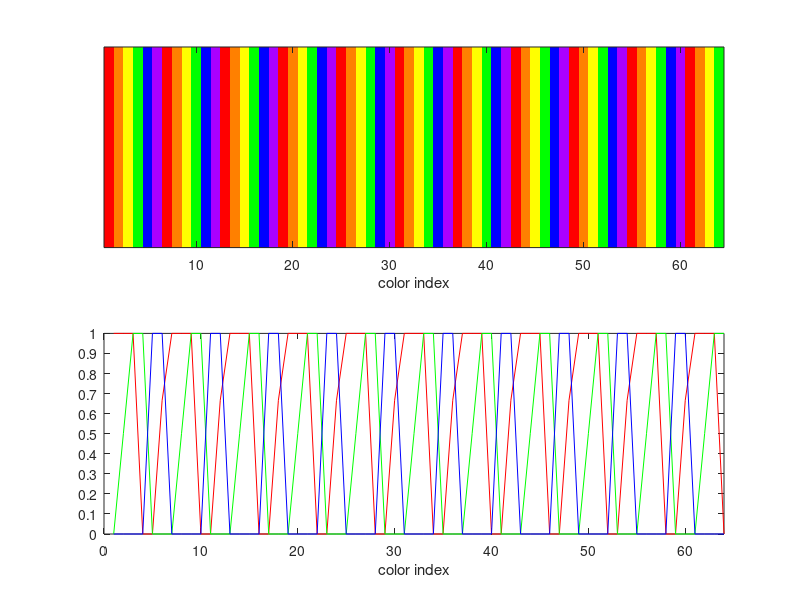

This chart was generated by the following MATLAB code:
clear all; close all; clc;
#cmap = jet; %[1 2 3]
%cmap = cubehelix; %[4 5 6];
%cmap = hsv; %[7 8 9]
%cmap = rainbow; %[10 11 12]
%cmap = hot; %[13 14 15]
%cmap = cool; %[33 16 19] =[16 17 18]
%cmap = spring;   %[19 33 16]=[19 20 21]
%cmap = summer; %[33 17 18]=[22 23 24]
%cmap = autumn;  %[19 33 20]=[25 26 27]
%cmap = winter; %[20 33 21] =[28 29 30]
%cmap = gray; %[33 33 33]=[31 32 33]
%cmap = bone;  %[22 23 24]=[34 35 36]
%cmap = copper; %[25 26 27]=[37 38 39]
%cmap = pink;  %[28 29 30]=[40 41 42]
%cmap = ocean;  %[31 32 33]=[43 44 45]
%cmap = colorcube; %[34 35 36]=[46 47 48]
%cmap = flag; %[37 38 39]=[49 50 51]
%cmap = lines; %[40 41 42]=[52 53 54] 
cmap = prism; %[43 44 45]=[55 56 57]
subplot(2, 1, 1);
rgbplot(cmap, "composite");
subplot(2, 1, 2);
rgbplot(cmap);
matrizCa=[jet cubehelix hsv rainbow hot cool ...
spring summer autumn winter gray ...
bone copper pink ocean colorcube ...
flag lines prism];
%%%%%%%%%%%%%%%%%%%%%%%%%%%%%%%%%%%%%%%%%%%%%%%%%%
matrizC=[];
for i=1:size(matrizCa,2)
unico=true;
for j=i+1:size(matrizCa,2)
if isequal(matrizCa(:,i),matrizCa(:,j))
strcat(num2str(i),'=',num2str(j),'=',num2str(size(matrizC,2)));  
unico=false;
break;
endif
endfor
if unico
matrizC=[matrizC matrizCa(:,i)];
endif
endfor
%%%%%%%%%%%%%%%%%%%%%%%%%%%%%%%%%%%%%%%%%%%%%%%%%%%%
%Cr=floor(matrizC(1:9,:)*255); %simplificado
%Cra=floor(matrizCa(1:9,:)*255); %completo
%clear matrizCa;
matrizI=[];
for i=1:size(matrizCa,2)
unico=true;
for j=1:size(matrizC,2)
if isequal(matrizCa(:,i),matrizC(:,j))
matrizI=[matrizI j];
break;
endif
endfor
endfor
%[Matriz Completa; Matriz reducida unica]
index=[1:size(matrizI,2); matrizI]';
